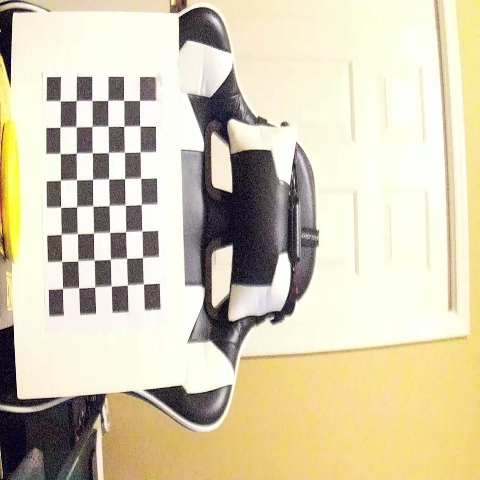
#> input picture global_shutter_images/global_shutter_frame_1.png, 480 x 480 px; its folder holds only this picture in this run
$ python calibrate_attempt2.py
#> lines starting #> are read from the running program, lines starting #| are printed output that depends on the picture
import numpy as np
import cv2
import glob
import json
import time

# Define the size of the checkerboard
CHECKERBOARD = (8, 6)

# Prepare object points
objp = np.zeros((CHECKERBOARD[0] * CHECKERBOARD[1], 3), np.float32)
objp[:, :2] = np.mgrid[0:CHECKERBOARD[0], 0:CHECKERBOARD[1]].T.reshape(-1, 2)

# Arrays to store object points and image points from all the images
objpoints = []
imgpoints1 = []
imgpoints2 = []

criteria = (cv2.TERM_CRITERIA_EPS + cv2.TERM_CRITERIA_MAX_ITER, 30, 0.001)

# Load images
images1 = glob.glob('global_shutter_images/*.png')
images2 = glob.glob('depth_sense_images/*.png')

for i in range(len(images1)):
    img1 = cv2.imread(images1[i])
#> img1 is the input picture: shape (480, 480, 3); mean B, G, R 177.3, 203.6, 212.7
    img2 = cv2.imread(images2[i])
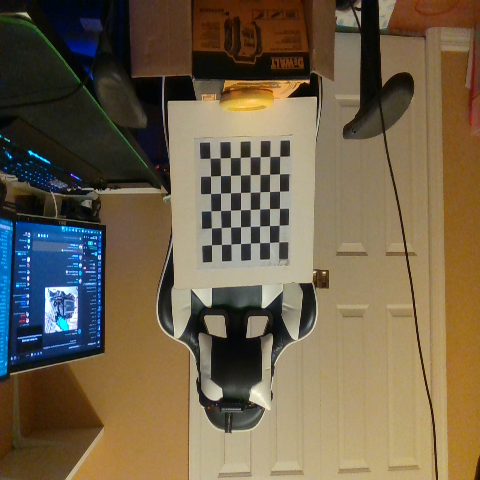
#> input picture depth_sense_images/depth_sense_frame_0.png, 480 x 480 px
#> img2 is the input picture: shape (480, 480, 3); mean B, G, R 74.1, 97.3, 111.2

    # Convert images to grayscale
    gray1 = cv2.cvtColor(img1, cv2.COLOR_BGR2GRAY)
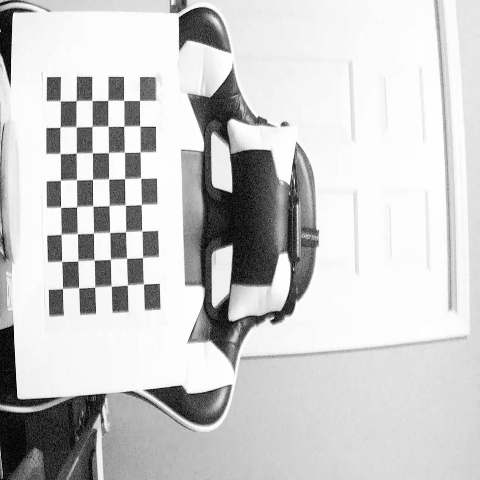
#> gray1: shape (480, 480); min 0, max 255, mean 203.3
    gray2 = cv2.cvtColor(img2, cv2.COLOR_BGR2GRAY)
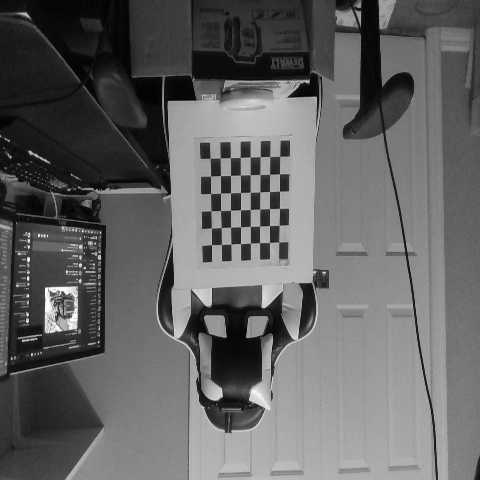
#> gray2: shape (480, 480); min 3, max 254, mean 98.8

    # Find the chess board corners
    ret1, corners1 = cv2.findChessboardCorners(gray1, CHECKERBOARD, cv2.CALIB_CB_ADAPTIVE_THRESH + cv2.CALIB_CB_FAST_CHECK + cv2.CALIB_CB_NORMALIZE_IMAGE)
#> ret1 = True; corners1 = 48 rows, first 8: [139.5, 100.4], [139.8, 125.8], [140.1, 152], [140.9, 178.4], [141, 204.6], [142, 230.9], [142.4, 257.7], [143.7, 284.2]
    ret2, corners2 = cv2.findChessboardCorners(gray2, CHECKERBOARD, cv2.CALIB_CB_ADAPTIVE_THRESH + cv2.CALIB_CB_FAST_CHECK + cv2.CALIB_CB_NORMALIZE_IMAGE)
#> ret2 = True; corners2 = 48 rows, first 8: [209.9, 158.2], [220.3, 157.8], [230.3, 157.5], [240.2, 157.3], [250.1, 157], [260.2, 156.5], [269.7, 156.4], [279.7, 156.3]

    if ret1 and ret2:
        objpoints.append(objp)

        # Refine corner location for accuracy
        corners1 = cv2.cornerSubPix(gray1, corners1, (3, 3), (-1, -1), criteria)
#> corners1 = 48 rows, first 8: [139.5, 100.4], [139.7, 125.8], [140.2, 151.9], [140.8, 178.2], [141.2, 204.5], [141.9, 230.8], [142.5, 257.5], [143.6, 284.1]
        imgpoints1.append(corners1)

        corners2 = cv2.cornerSubPix(gray2, corners2, (3, 3), (-1, -1), criteria)
#> corners2 = 48 rows, first 8: [210, 158.2], [220.3, 157.8], [230.3, 157.5], [240.3, 157.4], [250.1, 156.9], [260.2, 156.6], [269.7, 156.5], [279.7, 156.3]
        imgpoints2.append(corners2)

dt = time.time()
# Calibrate each camera separately using the detected corners
ret1, mtx1, dist1, rvecs1, tvecs1 = cv2.calibrateCamera(objpoints, imgpoints1, gray1.shape[::-1], None, None)
#> ret1 = 0.173; mtx1 = [[730, 0, 249.9], [0, 1126.5, 216.2], [0, 0, 1]]; dist1 = [[-0.292, -2.84, 0.00616, 0.0286, 16.49]]; rvecs1 = ([-0.401, -0.292, 1.51],); tvecs1 = ([-6.55, -4.43, 42.01],)
ret2, mtx2, dist2, rvecs2, tvecs2 = cv2.calibrateCamera(objpoints, imgpoints2, gray2.shape[::-1], None, None)
#> ret2 = 0.151; mtx2 = [[261.3, 0, 233.5], [0, 467, 198.5], [0, 0, 1]]; dist2 = [[-1.36, 69.01, 0.00217, -0.00614, -998.5]]; rvecs2 = ([0.18, -0.0359, -0.0166],); tvecs2 = ([-2.32, -2.25, 25.86],)
print("Calibration Time:", time.time() - dt)

# Save the calibration parameters to a JSON file
calibration_params = {
    'mtx1': mtx1.tolist(),
    'dist1': dist1.tolist(),
    'mtx2': mtx2.tolist(),
    'dist2': dist2.tolist()
}
#> calibration_params = {'mtx1': [[730, 0, 249.9], [0, 1126.5, 216.2], [0, 0, 1]], 'dist1': [[-0.292, -2.84, 0.00616, 0.0286, 16.49]], 'mtx2': [[261.3, 0, 233.5], [0, 467, 198.5], [0, 0, 1]], 'dist2': [[-1.36, 69.01, 0.00217, -0.00614, -998.5]]}

with open('calibration_params.json', 'w') as f:
    json.dump(calibration_params, f)

# Load the calibration parameters from the JSON file
with open('calibration_params.json', 'r') as f:
    calibration_params = json.load(f)

mtx1 = np.array(calibration_params['mtx1'])
dist1 = np.array(calibration_params['dist1'])
mtx2 = np.array(calibration_params['mtx2'])
dist2 = np.array(calibration_params['dist2'])

# Load the images
global_shutter_img = cv2.imread('global_shutter_images/global_shutter_frame_0.png')
depth_mask_img = cv2.imread('depth_sense_images/depth_sense_frame_0.png')

# Define the zoom level as a scaling factor
zoom = 1.6
factor_h = 485
factor_w = 205

while True:
    dt = time.time()
    # Undistort the images
#> (the run stopped early here; a loop or call above may not have finished)
